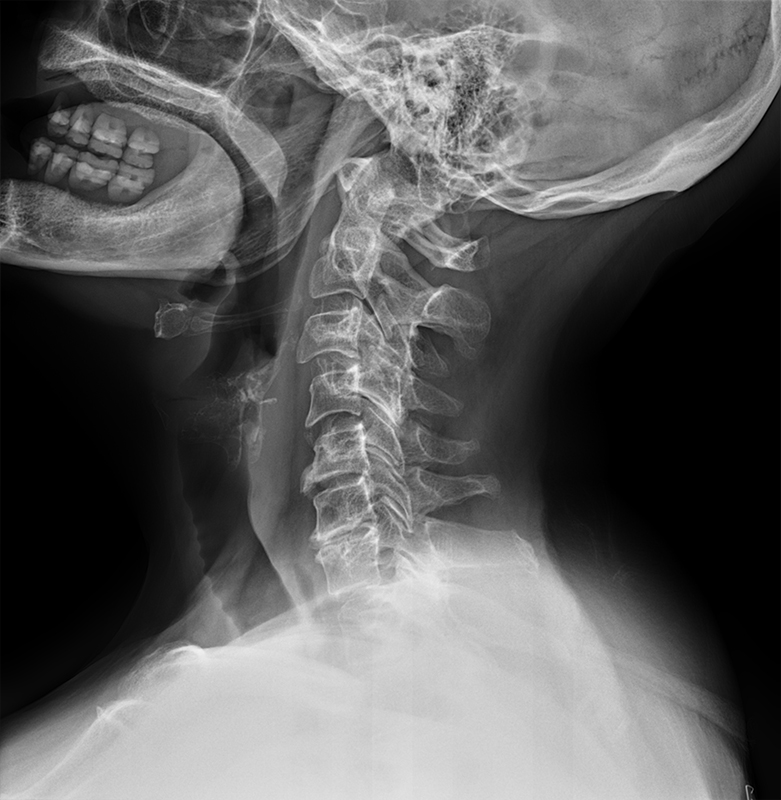
%> input picture códigos/radiograph2.jpg, 781 x 800 px
$ octave MathematicalMorphology.m   (GNU Octave 9; MATLAB toolbox functions it lacks are replaced by stand-ins)
%> lines starting %> are read from the running program, lines starting %| are printed output that depends on the picture
%% Mathematical Morphology
% codigo clase 18/05/22.

%Lee una imagen especifica de la computadora y la pasa a figure en matlab.
%Convierte la variable a doble precisi髇 y la funci髇 imresize cambia el
%tama帽o de la imagen, en este caso escalandola a 0.25, despues se
%inicializa la figura mostrando una imagen en una escala de grises y se
%especifica el rango de visualizacion
f=imread('radiograph2.jpg');
%> f is the input picture: size 800x781x3 uint8; min 0, max 254, mean 94.4
f=double(f(:,:,1));
%> f: size 800x781 double
f=f/max(max(f));
f=imresize(f,0.25);
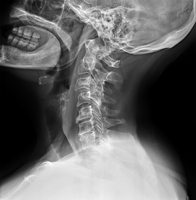
%> f: size 200x196 double; min -0.000917, max 0.936, mean 0.371; drawn with min black and max white
figure(1)
imshow(f,[]);
title('Radiograph')
%% Dilatation

%El strel crea un elemento estructurante (SE) el cual asume valores binarios y
%puede ser en 2D como en este caso. Con la funcion imdilate dilata la
%imagen en una escala de grises, se puede ver menos visible la imagen
%conforme subas el SE.
se = strel('disk',8);
BW2 = imdilate(f,se);
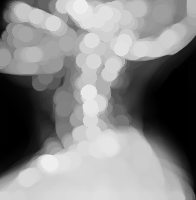
%> BW2: size 200x196 double; min 0, max 0.936, mean 0.533
figure(2)
imshow(BW2)
title('Dilatation')
% Use different disk size
%% Erosion

%El strel crea un elemento estructurante (SE) el cual asume valores binarios y
%puede ser en 2D como en este caso. Con la funcion imerode erosiona la
%imagen en una escala de grises. En este caso se hace un subplot para que
%muestre la imagen erosionada junto con la imagen de la funcion imopen
se = strel('disk',10); %ten铆a 5
BW3 = imerode(f,se);
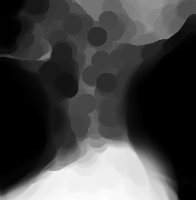
%> BW3: size 200x196 double; min -0.000917, max 0.833, mean 0.222; drawn with min black and max white
%imshow(BW3), title('Eroded')
% Use different disk size
%imshowpair(BW2,BW3,'montage')
%title('eroded')
figure(3)
subplot(1,2,1),imshow(BW3),title('Eroded');hold  on
subplot(1,2,2),imshowpair(BW2,BW3,'montage'),title('Montage');hold off
%> after `imshowpair(BW2,BW3,'montage')`:
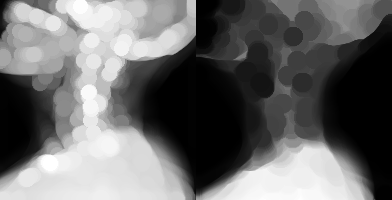
%> displayed picture: size 200x392, on the screen's scale of 0 to 255; min 0, max 255, mean 106.7
%% Opening

%El strel crea un elemento estructurante (SE) el cual asume valores binarios y
%puede ser en 2D como en este caso. La funcion imopen consiste en una
%erosi贸n seguida de una dilataci贸n utilizando SE, despues se muestra la
%imagen erosionada y dilatada con un titulo.
se = strel('disk',12); %ten铆a 7
BW2 = imopen(f,se);
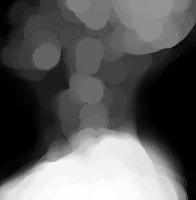
%> BW2: size 200x196 double; min -0.000917, max 0.823, mean 0.3; drawn with min black and max white
figure(4)
imshow(BW2)
title('Opening')
% Use different disk size
%% Closing

%El strel crea un elemento estructurante (SE) el cual asume valores binarios y
%puede ser en 2D como en este caso. La funcion imclose es lo contrario de
%imopen ya que consiste en primero la dilatacion seguida de una erosion
%utilizando SE, despues se  muestra la imagen dilatada y erosionada con un titulo.
se = strel('disk',15); %ten铆a 7
BW2 = imclose(f,se);
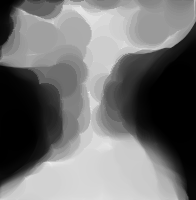
%> BW2: size 200x196 double; min 0, max 0.936, mean 0.446
figure(5)
imshow(BW2)
title('Closing')
% Use different disk size
%HEAD

%% Gradient SEBAS

%El strel crea un elemento estructurante (SE) el cual asume valores binarios y
%puede ser en 2D como en este caso.
se = strel('disk',1);
BW1 = imdilate(f,se) - imerode(f,se);
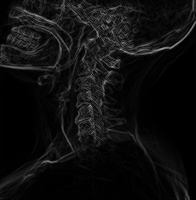
%> BW1: size 200x196 double; min 0, max 0.619, mean 0.06
figure(6)
imshow(BW1), title('Gradient')
% Use different disk size

%% Preprocess the Image The Rice Matlab Example
% Read an image into the workspace.

%Lee una imagen especifica en este caso del directorio de archivos de
%imagen ya que es .tif y la pasa a figure en matlab.
%> (the run ends here)

$ run again, with códigos/radiograph1.jpg copied over códigos/radiograph2.jpg
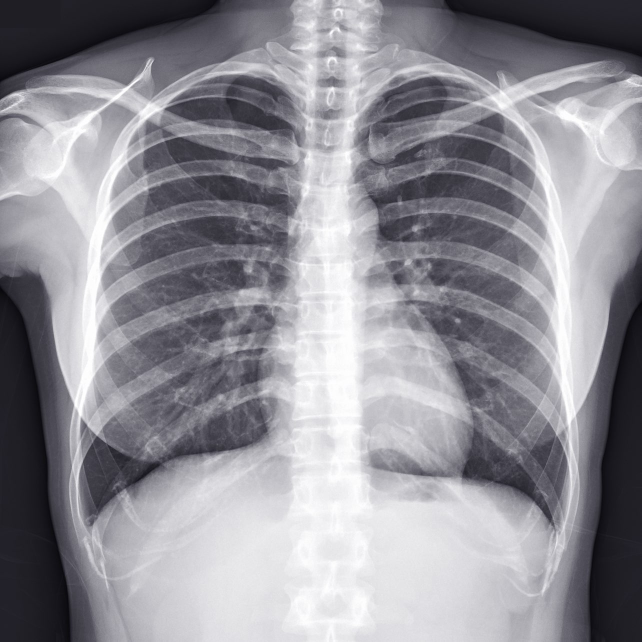
%> input picture códigos/radiograph1.jpg, 1283 x 1283 px (shown at 1/2 size)
%> f is the input picture: size 1283x1283x3 uint8; mean R, G, B 144.3, 143.2, 150.1
%> `imshowpair(BW2,BW3,'montage')`:
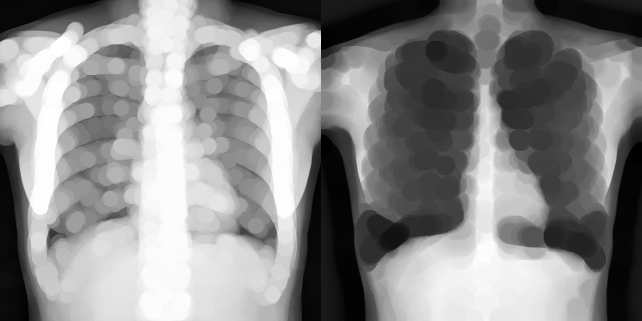
%> displayed picture: size 321x642, on the screen's scale of 0 to 255; min 0, max 255, mean 139.1
%> `BW1 = imdilate(f,se) - imerode(f,se);`:
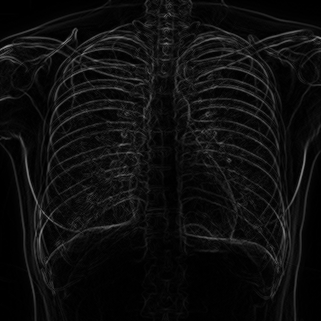
%> BW1: size 321x321 double; min 0, max 0.595, mean 0.0563
